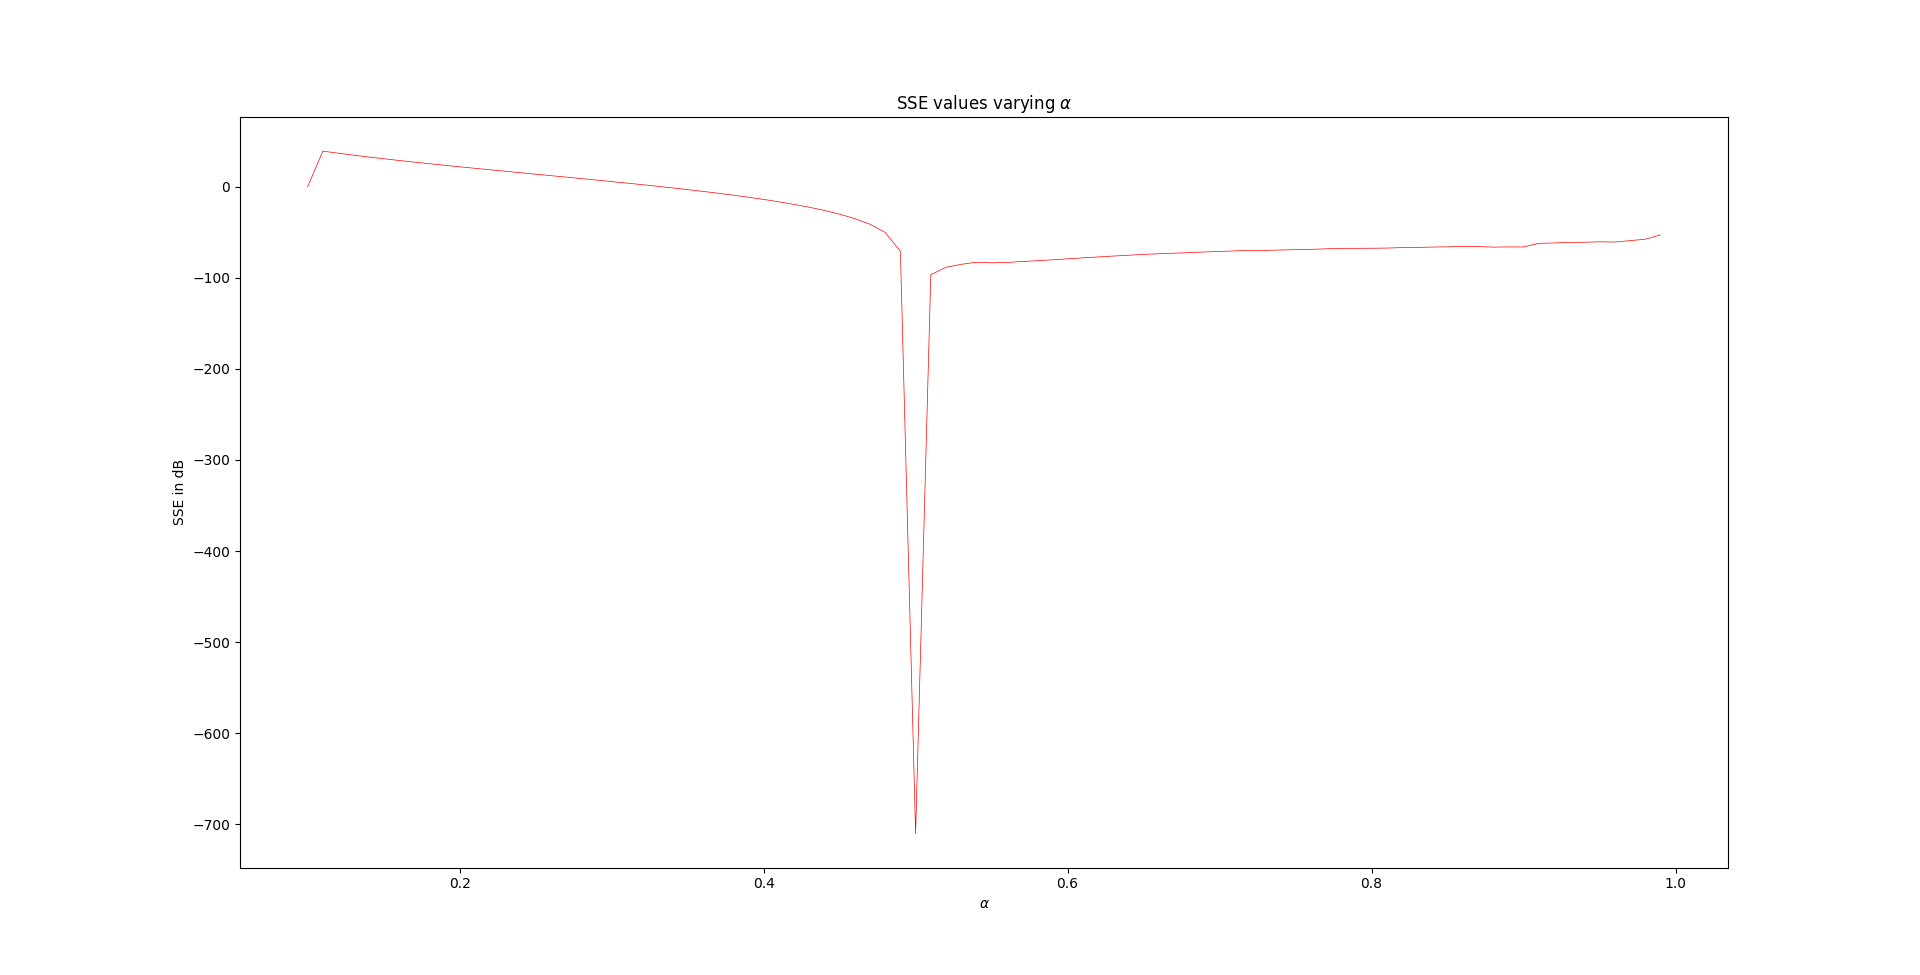

Source code (Python):
import numpy as np
import numpy.fft as fft
import imageio
import matplotlib.pyplot as plt

#read in input image
#m=4
input_image = imageio.imread('cameraman.png', as_gray=True)
#input_image = np.kron(input_img, np.ones((m,m)))
x_len = input_image.shape[0]
y_len = input_image.shape[1]
padded_image = np.pad(input_image, ((x_len, x_len), (y_len, y_len)), 'constant')
fourier_transform = np.abs(fft.fft2(padded_image))
normalization=np.sum(np.square(fourier_transform))
mask = np.pad(np.ones((x_len+2,y_len+2)), ((x_len-1,x_len-1), (y_len-1,y_len-1)), 'constant')

def hioa(guess, prev, mask, beta):
    #apply fourier domain constraints
    updated_guess = fourier_transform * np.exp(1j * np.angle(guess)) 
    inv = np.real(fft.ifft2(updated_guess))
    if prev is None:
        prev = inv        
    #apply real-space constraints
    temp = inv
    gamma=np.logical_or(np.logical_and(inv<0, mask), np.logical_not(mask))
    inv[gamma]=prev[gamma] - beta * inv[gamma]
    return fft.fft2(inv), temp

def chioa(guess, prev, mask, alpha, beta):
    #apply fourier domain constraints
    updated_guess = fourier_transform * np.exp(1j * np.angle(guess)) 
    inv = np.real(fft.ifft2(updated_guess))
    if prev is None:
        prev = inv        
    #apply real-space constraints
    temp = inv
    gamma1=np.logical_or(np.logical_and(np.logical_and(inv>=0, mask), np.logical_and(inv<=alpha*prev, mask)), np.logical_not(mask))
    gamma2=np.logical_or(np.logical_and(inv<0, mask), np.logical_not(mask))
    inv[gamma1]=prev[gamma1] - (1-alpha)/alpha * inv[gamma1]
    inv[gamma2]=prev[gamma2] - beta * inv[gamma2]
    return fft.fft2(inv), temp

def er(guess, prev, mask, beta):
    #apply fourier domain constraints
    updated_guess = fourier_transform * np.exp(1j * np.angle(guess)) 
    inv = np.real(fft.ifft2(updated_guess))
    if prev is None:
        prev = inv        
    #apply real-space constraints
    temp = inv
    gamma=np.logical_or(np.logical_and(inv<0, mask), np.logical_not(mask))
    inv[gamma]=0
    return fft.fft2(inv), temp

def raara(guess, prev, mask, beta):
    #apply fourier domain constraints
    updated_guess = fourier_transform * np.exp(1j * np.angle(guess)) 
    inv = np.real(fft.ifft2(updated_guess))
    if prev is None:
        prev = inv        
    #apply real-space constraints
    temp = inv
    gamma=np.logical_or(np.logical_and(inv<0, mask), np.logical_not(mask))
    inv[gamma]=beta*prev[gamma] + (1-2*beta) * inv[gamma]
    return fft.fft2(inv), temp

def calculateSSE(sample):
    error=np.sum(np.square(np.abs(sample)-fourier_transform))/normalization
    return 10*np.log(error)	


#initial guess using random phase info
guess_ = fourier_transform * np.exp(1j*2*np.pi*np.random.rand(*padded_image.shape))
#previous result
prev = None
#number of iterations
steps = 100
#step size parameter
beta = 0.8
alpha = np.arange(0.1, 1.0, 0.01)
#eta = 0.9

#sum squared error
step=np.arange(0, steps, 2)
'''
sse_chioa=np.zeros(steps//2)

for i in range(0,steps):
    guess, prev=chioa(guess, prev, mask, alpha, beta)
    if(i%2==0):
        sse_chioa[i//2]=calculateSSE(guess)
        print(i)

imageio.imwrite('testpat1_chioa.jpeg', prev)
print("CHIOA done")

#initial guess using random phase info
guess = fourier_transform * np.exp(1j*2*np.pi*np.random.rand(*padded_image.shape))
#previous result
prev = None
#number of iterations
steps = 1000
#step size parameter
beta = 0.9
#sum squared error
step=np.arange(0, steps, 2)
sse_raara=np.zeros(steps//2)

for i in range(0,steps):
    guess, prev=raara(guess, prev, mask, beta)
    beta=beta+(1-beta)*(1-np.exp(-np.square(i/100)))
    if(i%2==0):
        sse_raara[i//2]=calculateSSE(guess)
        print(i)

imageio.imwrite('testpat1_raara.jpeg', prev)
print("RAARA done")

#initial guess using random phase info
guess = fourier_transform * np.exp(1j*2*np.pi*np.random.rand(*padded_image.shape))
#previous result
prev = None
#number of iterations
steps = 1000
#step size parameter
beta = 0.8
#sum squared error
step=np.arange(0, steps, 2)
sse_hioa=np.zeros(steps//2)

for i in range(0,steps):
    guess, prev=hioa(guess, prev, mask, beta)
    if(i%2==0):
        sse_hioa[i//2]=calculateSSE(guess)
        print(i)

imageio.imwrite('testpat1_hioa.jpeg', prev)
print("HIOA done")


#initial guess using random phase info
guess = fourier_transform * np.exp(1j*2*np.pi*np.random.rand(*padded_image.shape))
#previous result
prev = None
#sum squared error
sse_er=np.zeros(steps//2)

for i in range(0,steps):
    guess, prev=er(guess, prev, mask, beta)
    if(i%2==0):
        sse_er[i//2]=calculateSSE(guess)
        print(i)

imageio.imwrite('circle_er.jpeg', prev)
print("ER done")
'''

sse=np.zeros(alpha.shape[0])
for i in range(1, 90, 1):
    #initial guess using random phase info
    guess = guess_
    #previous result
    prev = None
    for j in range(0,steps):
        guess, prev=chioa(guess, prev, mask, alpha[90-i], beta)
    sse[90-i]=calculateSSE(guess)
    print(i)

print("done")

fig, ax = plt.subplots()
ax.plot(alpha, sse, color='red', linewidth=0.5)
ax.set(xlabel=r'$\alpha$', ylabel='SSE in dB', title=r'SSE values varying $\alpha$')
plt.show()
